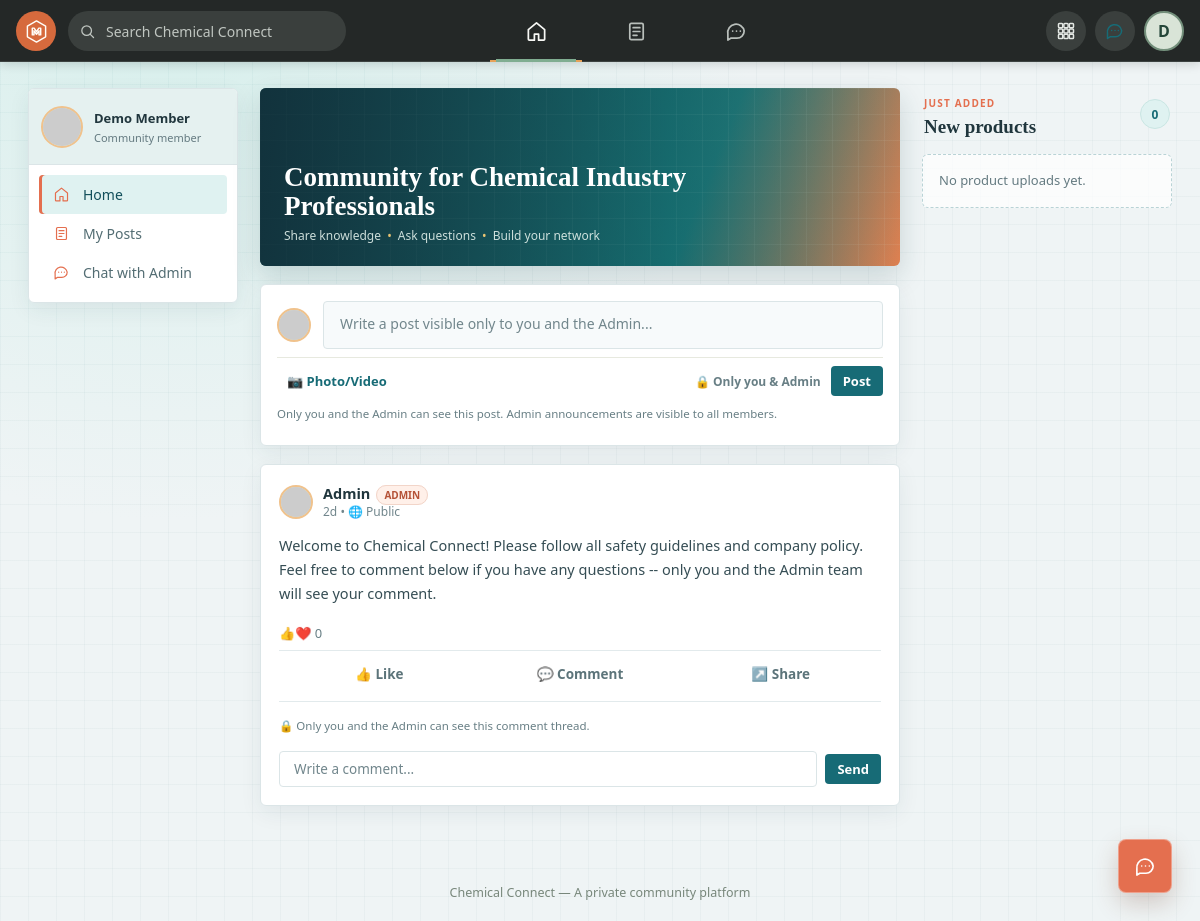
Page /index.php (signed in) on the committed database.
### tables this page shows
CREATE TABLE admin_posts (
  id          INT AUTO_INCREMENT PRIMARY KEY,
  admin_id    INT NOT NULL,
  content     TEXT,
  media_path  VARCHAR(255) DEFAULT NULL,
  media_type  ENUM('image','video') DEFAULT NULL,
  created_at  TIMESTAMP NOT NULL DEFAULT CURRENT_TIMESTAMP,
  CONSTRAINT fk_admin_posts_admin
    FOREIGN KEY (admin_id) REFERENCES users(id) ON DELETE CASCADE
);

CREATE TABLE users (
  id          INT AUTO_INCREMENT PRIMARY KEY,
  name        VARCHAR(100)  NOT NULL,
  email       VARCHAR(150)  NOT NULL UNIQUE,
  password    VARCHAR(255)  NOT NULL,
  role        ENUM('admin','user') NOT NULL DEFAULT 'user',
  avatar      VARCHAR(255)  DEFAULT NULL,
  status      ENUM('active','blocked') NOT NULL DEFAULT 'active',
  created_at  TIMESTAMP     NOT NULL DEFAULT CURRENT_TIMESTAMP
);

### includes/functions.php (called while the page is built, shortened)
<?php
function e($str): string
{
    return htmlspecialchars((string)$str, ENT_QUOTES, 'UTF-8');
}
function timeAgo(string $datetime): string
{
    $timestamp = strtotime($datetime);
    $diff = time() - $timestamp;
    if ($diff < 604800) return floor($diff / 86400) . 'd';
    return date('M j, Y', $timestamp);
}
    ?>

### includes/auth.php (called while the page is built, shortened)
<?php
function isLoggedIn(): bool
{
    return isset($_SESSION['user_id']);
}
function isAdmin(): bool
{
    return isLoggedIn() && ($_SESSION['role'] ?? '') === 'admin';
}
function currentUserName(): string
{
    return $_SESSION['name'] ?? '';
}

### index.php (the view, shortened to what this page needs)
<?php
require_once __DIR__ . '/includes/init.php';
$userId  = currentUserId();
$stmt = $pdo->prepare("
    SELECT p.*, u.name AS author_name, u.role AS author_role
    FROM admin_posts p
    JOIN users u ON u.id = p.admin_id
    WHERE u.role = 'admin'
    ORDER BY p.created_at DESC
");
$stmt->execute();
$posts = $stmt->fetchAll();
$recentProductsStmt = $pdo->query('SELECT id, name, description, media_type, created_at FROM products ORDER BY created_at DESC LIMIT 4');
$recentProducts = $recentProductsStmt->fetchAll();
$likeCountStmt = $pdo->prepare('SELECT COUNT(*) AS c FROM post_likes WHERE post_id = ?');
$likedStmt = $pdo->prepare('SELECT 1 FROM post_likes WHERE post_id = ? AND user_id = ?');
$assetPrefix = '';
$bodyClass = 'member-app';
require __DIR__ . '/includes/header.php';
require __DIR__ . '/includes/navbar.php';
?>
<div class="layout community-layout">
  <div class="sidebar-left">
    <div class="card member-panel">
      <div class="member-panel-profile">
        <img class="avatar" src="https://api.dicebear.com/7.x/initials/svg?seed=<?php echo urlencode(currentUserName()); ?>&backgroundColor=1d5aa8" alt="">
        <div><strong><?php echo e(currentUserName()); ?></strong><span>Community member</span></div>
      </div>
      <nav class="side-menu" aria-label="Member navigation">
        <a href="index.php" class="active"><span class="icon" aria-hidden="true"><svg viewBox="0 0 24 24"><path d="m3.5 10 8.5-7 8.5 7v10a1 1 0 0 1-1 1h-5.3v-6.2h-4.4V21H4.5a1 1 0 0 1-1-1z"/></svg></span> Home</a>
        <a href="my_posts.php"><span class="icon" aria-hidden="true"><svg viewBox="0 0 24 24"><rect x="5" y="3.5" width="14" height="17" rx="1.5"/><path d="M8.5 8h7M8.5 12h7M8.5 16h4"/></svg></span> My Posts</a>
        <a href="#chat"><span class="icon" aria-hidden="true"><svg viewBox="0 0 24 24"><path d="M20 11.5a7.5 7.5 0 0 1-7.5 7.5H6l-3 2v-6.5A7.5 7.5 0 1 1 20 11.5Z"/><path d="M8 11.5h.01M12 11.5h.01M16 11.5h.01"/></svg></span> Chat with Admin</a>
      </nav>
    </div>
  </div>
  <div class="community-feed">
    <div class="hero-banner">
      <div class="hero-text">
        <h1>Community for Chemical Industry Professionals</h1>
        <div class="tags">Share knowledge <span>•</span> Ask questions <span>•</span> Build your network</div>
      </div>
    </div>
    <div class="card composer member-composer" id="feed">
      <form method="POST" enctype="multipart/form-data">
        <div class="row1">
          <img class="avatar" src="https://api.dicebear.com/7.x/initials/svg?seed=<?php echo urlencode(currentUserName()); ?>&backgroundColor=1d5aa8" alt="">
          <textarea name="content" rows="1" placeholder="Write a post visible only to you and the Admin..."></textarea>
        </div>
        <div class="row2">
          <label class="attach-label">
            📷 Photo/Video
          </label>
          <span class="audience-control">🔒 Only you &amp; Admin</span>
          <button type="submit" class="btn btn-primary btn-sm">Post</button>
        </div>
      </form>
      <div class="private-note">Only you and the Admin can see this post. Admin announcements are visible to all members.</div>
    </div>
    <?php foreach ($posts as $post): ?>
      <?php
        $likeCountStmt->execute([$post['id']]);
        $likeCount = (int)$likeCountStmt->fetch()['c'];
        $likedStmt->execute([$post['id'], $userId]);
        $iLiked = (bool)$likedStmt->fetch();
      ?>
      <div class="card post-card" id="post-<?php echo (int)$post['id']; ?>">
        <div class="post-header">
          <img class="avatar" src="https://api.dicebear.com/7.x/initials/svg?seed=<?php echo urlencode($post['author_name']); ?>&backgroundColor=<?php echo $post['author_role'] === 'admin' ? '14549e' : '1d5aa8'; ?>" alt="">
          <div class="who">
            <div class="name"><?php echo e($post['author_name']); ?><span class="badge-admin"><?php echo strtoupper($post['author_role']); ?></span></div>
            <div class="meta"><?php echo timeAgo($post['created_at']); ?> &bull; 🌐 Public</div>
          </div>
        </div>
        <?php if ($post['content']): ?>
          <div class="post-content"><?php echo nl2br(e($post['content'])); ?></div>
        <?php endif; ?>
        <div class="post-stats">
          <span>👍❤️ <span class="like-count-<?php echo $post['id']; ?>"><?php echo $likeCount; ?></span></span>
        </div>
        <div class="post-actions">
          <button class="like-btn <?php echo $iLiked ? 'liked' : ''; ?>" data-post-id="<?php echo $post['id']; ?>">👍 Like</button>
          <button onclick="document.getElementById('comment-input-<?php echo $post['id']; ?>').focus(); return false;">💬 Comment</button>
          <button onclick="return false;">↗️ Share</button>
        </div>
        <div class="comment-section">
          <div class="private-note">🔒 Only you and the Admin can see this comment thread.</div>
          <form class="comment-form">
            <input type="text" id="comment-input-<?php echo $post['id']; ?>" name="comment" placeholder="Write a comment...">
            <button type="submit" class="btn btn-primary btn-sm">Send</button>
          </form>
        </div>
      </div>
    <?php endforeach; ?>
  </div>
  <aside class="sidebar-right product-rail" aria-labelledby="recent-products-title">
    <div class="product-rail-heading">
      <div>
        <span class="product-rail-kicker">JUST ADDED</span>
        <h2 id="recent-products-title">New products</h2>
      </div>
      <span class="product-rail-count"><?php echo count($recentProducts); ?></span>
    </div>
    <?php if (empty($recentProducts)): ?>
      <p class="product-rail-empty">No product uploads yet.</p>
    <?php endif; ?>
  </aside>
</div>
<footer class="site-footer">Chemical Connect &mdash; A private community platform</footer>
<?php require __DIR__ . '/includes/footer.php'; ?>

### includes/header.php (shortened to what this page needs)
<?php
$assetPrefix = $assetPrefix ?? '';
$cssFile = __DIR__ . '/../assets/css/style.css';
$cssVersion = file_exists($cssFile) ? filemtime($cssFile) : time();
?>
<!DOCTYPE html>
<html lang="en">
<head>
<link rel="stylesheet" href="<?php echo $assetPrefix; ?>assets/css/style.css?v=<?php echo $cssVersion; ?>">
</head>
<body class="<?php echo e($bodyClass ?? ''); ?>">

### includes/navbar.php (shortened to what this page needs)
<?php
$assetPrefix = $assetPrefix ?? '';
$homeHref = isAdmin() ? $assetPrefix . 'admin/dashboard.php' : $assetPrefix . 'index.php';
$currentPage = basename($_SERVER['PHP_SELF']);
?>
<div class="topnav">
  <div class="header-left">
    <a href="<?php echo $homeHref; ?>" class="brand" aria-label="Chemical Connect home">
      <span class="brand-mark" aria-hidden="true"><svg viewBox="0 0 32 32"><path d="M16 3.5 26.8 9.7v12.6L16 28.5 5.2 22.3V9.7z"/><path d="M11 20V12h2.2l2.8 4.2 2.8-4.2H21v8h-2v-4.8l-3 4.1-3-4.1V20z"/></svg></span>
    </a>
    <form class="header-search" role="search" method="get" action="<?php echo $assetPrefix; ?>search.php">
      <button class="search-submit" type="submit" aria-label="Search" title="Search">
        <svg viewBox="0 0 24 24" aria-hidden="true"><circle cx="10.8" cy="10.8" r="6.8"/><path d="m16 16 4.5 4.5"/></svg>
      </button>
      <input type="search" name="q" value="<?php echo e($_GET['q'] ?? ''); ?>" placeholder="Search Chemical Connect" aria-label="Search community">
    </form>
  </div>
  <nav class="nav-links" aria-label="Main navigation">
    <a href="<?php echo $homeHref; ?>" class="<?php echo in_array($currentPage, ['dashboard.php', 'index.php'], true) ? 'active' : ''; ?>" aria-label="Home" title="Home">
      <svg viewBox="0 0 24 24" aria-hidden="true"><path d="m3.5 10 8.5-7 8.5 7v10a1 1 0 0 1-1 1h-5.3v-6.2h-4.4V21H4.5a1 1 0 0 1-1-1z"/></svg>
    </a>
    <?php if (isAdmin()): ?>
      <a href="<?php echo $assetPrefix; ?>admin/users.php" class="<?php echo in_array($currentPage, ['users.php', 'user_detail.php'], true) ? 'active' : ''; ?>" aria-label="Members" title="Members">
        <svg viewBox="0 0 24 24" aria-hidden="true"><circle cx="9" cy="8" r="3.5"/><path d="M2.8 20v-1.2a6.2 6.2 0 0 1 12.4 0V20zM16 5a3.5 3.5 0 0 1 0 6.8M18 14a4.8 4.8 0 0 1 3.2 4.6V20h-3"/></svg>
      </a>
      <a href="<?php echo $assetPrefix; ?>admin/messages.php" class="<?php echo $currentPage === 'messages.php' ? 'active' : ''; ?>" aria-label="Messages" title="Messages">
        <svg viewBox="0 0 24 24" aria-hidden="true"><rect x="3" y="5" width="18" height="14" rx="2"/><path d="m4 7 8 6 8-6"/></svg>
      </a>
    <?php else: ?>
      <a href="<?php echo $assetPrefix; ?>my_posts.php" class="<?php echo $currentPage === 'my_posts.php' ? 'active' : ''; ?>" aria-label="My Posts" title="My Posts">
        <svg viewBox="0 0 24 24" aria-hidden="true"><rect x="5" y="3.5" width="14" height="17" rx="1.5"/><path d="M8.5 8h7M8.5 12h7M8.5 16h4"/></svg>
      </a>
      <a href="#chat" aria-label="Chat with Admin" title="Chat with Admin">
        <svg viewBox="0 0 24 24" aria-hidden="true"><path d="M20 11.5a7.5 7.5 0 0 1-7.5 7.5H6l-3 2v-6.5A7.5 7.5 0 1 1 20 11.5Z"/><path d="M8 11.5h.01M12 11.5h.01M16 11.5h.01"/></svg>
      </a>
    <?php endif; ?>
  </nav>
  <div class="header-tools">
    <div class="dropdown header-dropdown">
      <button type="button" class="header-action" aria-label="Open site menu" title="Site menu" data-dropdown-toggle>
      </button>
    </div>
    <?php if (!isAdmin()): ?>
      <a class="header-action" href="#chat" aria-label="Open chat" title="Open chat">
        <svg viewBox="0 0 24 24" aria-hidden="true"><path d="M20 11.5a7.5 7.5 0 0 1-7.5 7.5H6l-3 2v-6.5A7.5 7.5 0 1 1 20 11.5Z"/><path d="M8 11.5h.01M12 11.5h.01M16 11.5h.01"/></svg>
      </a>
    <?php endif; ?>
    <div class="dropdown header-profile-dropdown">
      <button type="button" class="header-profile" aria-label="Open profile menu" title="Profile" data-dropdown-toggle>
        <?php echo e(strtoupper(substr(currentUserName(), 0, 1))); ?>
      </button>
    </div>
  </div>
</div>

### includes/footer.php (shortened to what this page needs)
<div class="chat-launcher-wrap" id="chat">
  <button type="button" class="chat-launcher" aria-label="Open chat" aria-expanded="false" aria-controls="chatPopup">
    <svg viewBox="0 0 24 24" aria-hidden="true"><path d="M20 11.5a7.5 7.5 0 0 1-7.5 7.5H6l-3 2v-6.5A7.5 7.5 0 1 1 20 11.5Z"/><path d="M8 11.5h.01M12 11.5h.01M16 11.5h.01"/></svg>
  </button>
</div>
</body>
</html>

### rows in the picture
admin_posts: admin.name "Admin", admin.role "ADMIN", created_at "2d", content "Welcome to Chemical Connect! Please follow all safety guidelines and company policy. Feel free to comment below if you have any questions -- only you and the Admin team will see your comment.", likeCount "0"

### other values in the picture
substr(currentUserName(), 0, 1) "D"
currentUserName() "Demo Member"
count($recentProducts) "0"
